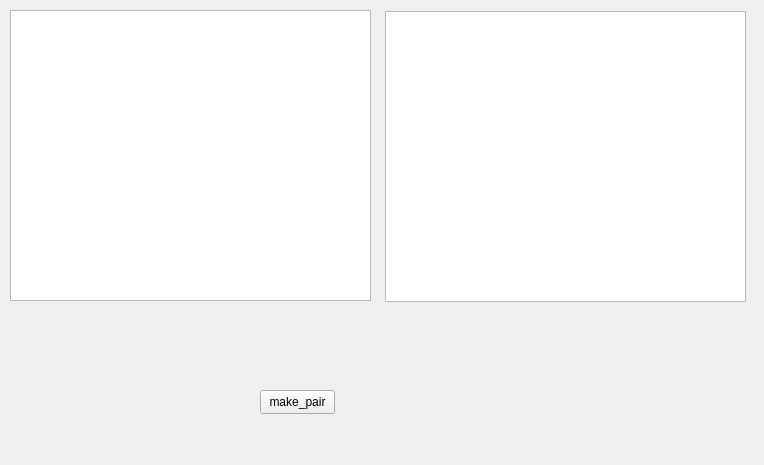
<?xml version="1.0" encoding="UTF-8"?>
<ui version="4.0">
 <class>MakePairs</class>
 <widget class="QWidget" name="MakePairs">
  <property name="geometry">
   <rect>
    <x>0</x>
    <y>0</y>
    <width>764</width>
    <height>465</height>
   </rect>
  </property>
  <property name="windowTitle">
   <string>Form</string>
  </property>
  <widget class="QListWidget" name="selectionWidget">
   <property name="geometry">
    <rect>
     <x>10</x>
     <y>10</y>
     <width>361</width>
     <height>291</height>
    </rect>
   </property>
   <property name="font">
    <font>
     <pointsize>14</pointsize>
     <bold>true</bold>
    </font>
   </property>
  </widget>
  <widget class="QPushButton" name="make_pair">
   <property name="geometry">
    <rect>
     <x>260</x>
     <y>390</y>
     <width>75</width>
     <height>24</height>
    </rect>
   </property>
   <property name="text">
    <string>make_pair</string>
   </property>
  </widget>
  <widget class="QListWidget" name="resultWidget">
   <property name="geometry">
    <rect>
     <x>385</x>
     <y>11</y>
     <width>361</width>
     <height>291</height>
    </rect>
   </property>
   <property name="font">
    <font>
     <pointsize>14</pointsize>
     <bold>true</bold>
    </font>
   </property>
  </widget>
 </widget>
 <resources/>
 <connections/>
</ui>
